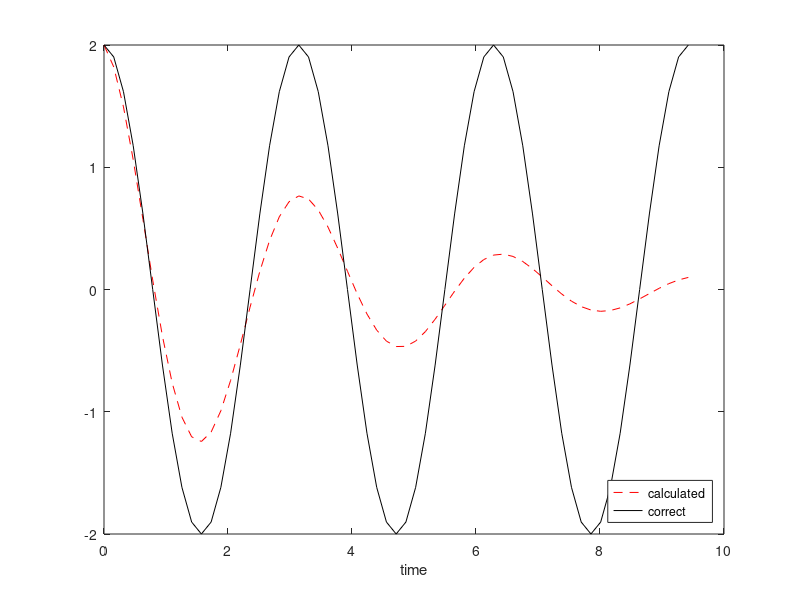

The MATLAB source for this figure:
%% Exercise 4.10: Compute the energy in oscillations
%   Based on the file osc_EC.m 
clear;clc;close;

omega = 2;
P = 2*pi/omega;
dt = P/20; dt_name = 20;
% dt = P/2000;  dt_name = 2000;% Toggle the comment to change the dt value
dt_start = dt;
T = 3*P;
N_t = floor(round(T/dt));
t = linspace(0, N_t*dt, N_t+1);

u = zeros(N_t+1, 1);
v = zeros(N_t+1, 1);

% Initial condition
X_0 = 2;
u(1) = X_0;
v(1) = 0;

% Step equations forward in time
for n = 2:N_t+1
    u(n) = (1 /(1 + (dt * omega)^2)) * (dt * v(n-1) + u(n - 1));
    v(n) = (1 /(1 + (dt * omega)^2)) * (-dt * omega^2 * u(n - 1) + v(n - 1));
end

calc_u = X_0*cos(omega * t);
plot(t, u, 'r--', t, calc_u , 'k-');
legend('calculated', 'correct', 'Location', 'southeast');
xlabel('time');
saveas(gcf,sprintf("output_osc_BE_energy_%d.png",dt_name))